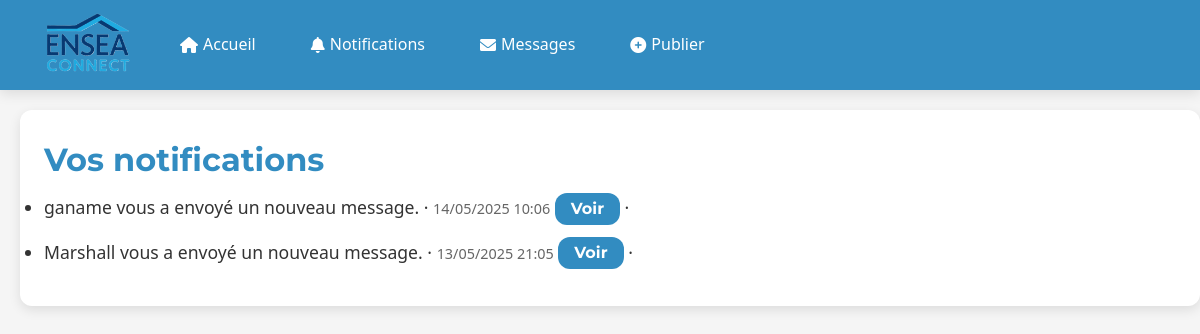
Screenshot of /notifications/ (signed in) with the database file from the repository.
### models.py (models this page shows)
class Notification(db.Model):
    id = db.Column(db.Integer, primary_key=True)
    utilisateur_id = db.Column(db.Integer, db.ForeignKey('utilisateur.id'), nullable=False)
    type = db.Column(db.String(50))
    message = db.Column(db.Text)
    url = db.Column(db.String(200))
    date = db.Column(db.DateTime, nullable=False)
    lu = db.Column(db.Boolean, default=False)
    utilisateur = db.relationship('Utilisateur', backref='notifications')

### routes/notifications.py (the view)
@bp.route('/')
@login_required
def liste():
    notifs = Notification.query.filter_by(utilisateur_id=current_user.id).order_by(Notification.date.desc()).all()
    for n in notifs:
        n.lu = True
    db.session.commit()
    return render_template('notifications.html', notifications=notifs)

### app.py (called while the page is built)
@login_manager.user_loader
def load_user(user_id):
    from models import Utilisateur
    return Utilisateur.query.get(int(user_id))

@app.context_processor
def inject_now():
    return {'current_year': datetime.now().year}

@app.context_processor
def inject_nb_messages():
    if current_user.is_authenticated:
        nb = Message.query.filter_by(destinataire_id=current_user.id, lu=False).count()
        return {'nb_nouveaux_messages': nb}
    return {'nb_nouveaux_messages': 0}

@app.context_processor
def inject_notifs():
    if current_user.is_authenticated:
        nb = Notification.query.filter_by(utilisateur_id=current_user.id, lu=False).count()
        return {'nb_notifications': nb}
    return {'nb_notifications': 0}

### templates/notifications.html (shortened to what this page needs)
{% extends 'base.html' %}
{% block head %}
    <link rel="stylesheet" href="{{ url_for('static', filename='css/style_linkedin.css') }}">
{% endblock %}
{% block content %}
    <div class="card animated">
        <h2 class="card-title">Vos notifications</h2>
        <ul>
            {% for notif in notifications %}
                <li class="card-content">
                    {{ notif.message }} ·
                    <span class="card-date" data-timestamp="{{ notif.date.isoformat() }}">{{ notif.date.strftime('%d/%m/%Y %H:%M') }}</span>
                    <a href="{{ notif.url }}" class="btn-primaryly" style="text-decoration: none;">Voir</a> ·
                </li>
            {% else %}
                <li class="card-content">Vous n'avez aucune notification.</li>
            {% endfor %}
        </ul>
    </div>
{% endblock %}

### static/css/style.css (style rules this page uses)
:root { --primary: #33b7eb; --secondary: #328CC1; --accent: #FFD700; --light: #F5F5F5; --white: #FFFFFF; --dark: #333333; --danger: #D64045; --shadow: 0 4px 12px rgba(0, 0, 0, 0.1); --radius: 12px; --transition: all 0.3s ease; }
* { margin: 0; padding: 0; box-sizing: border-box; }
body { display: flex; justify-content: left; padding: 0; height: 100%; flex: 1; flex-direction: column; font-family: 'Open Sans', sans-serif; line-height: 1.6; color: var(--dark); background-color: var(--light); min-height: 100vh; font-size: 1.1rem; }
.card { background-color: var(--white); border-radius: var(--radius); box-shadow: var(--shadow); padding: 1.5rem; margin-bottom: 1.5rem; transition: var(--transition); opacity: 0; top: 110px; position: sticky; animation: fadeIn 0.5s ease forwards; }
.card-date { color: #666; font-size: 0.9rem; }
.card-title { font-family: 'Montserrat', sans-serif; font-size: 2rem; margin-bottom: 0.5rem; color: var(--secondary); }
.card-content { margin-bottom: 1rem; color: var(--dark); }

### static/css/style_linkedin.css (style rules this page uses)
html, body { margin: 0; padding: 0; font-family: 'Segoe UI', sans-serif; background-color: #f5f5f5; color: #333; height: 100%; }
body { display: flex; flex-direction: column; justify-content: left; flex: 1; min-height: 100vh; font-size: 1.1rem; padding-top: 80px; padding-left: 20px; }
.btn-primaryly { background-color: var(--secondary); color: var(--white); border: none; padding: 0.4rem 1rem; border-radius: var(--radius); cursor: pointer; font-family: 'Montserrat', sans-serif; font-size: 1rem; font-weight: bold; transition: var(--transition); text-decoration: none; }

### rows the page displays
Notification: message "ganame vous a envoyé un nouveau message.", date "14/05/2025 10:06"
Notification: message "Marshall vous a envoyé un nouveau message.", date "13/05/2025 21:05"
